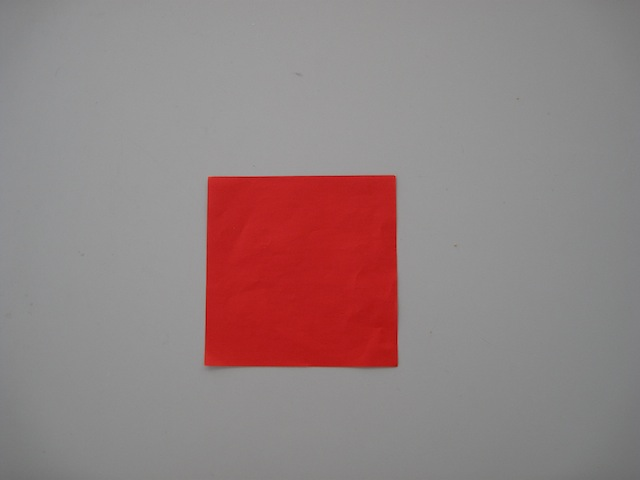
//> input picture src/04/cls/01/assets/red_rectangle.jpg, 640 x 480 px
$ ./main   (built with g++ and OpenCV 4)
//> lines starting //> are read from the running program, lines starting //| are printed output that depends on the picture
#include <fstream>
#include <iostream>
#include <opencv2/opencv.hpp>

#define FILE_NAME_INPUT "./assets/red_rectangle.jpg"

void write_csv(const std::string &filename, const std::vector<int> &data)
{
  std::ofstream ofs(filename);
  if (!ofs.is_open())
  {
    fprintf(stderr, "ファイル読み込み失敗\n");
    return;
  }

  for (size_t i = 0; i < data.size(); ++i)
  {
    auto line = std::to_string(i) + "," + std::to_string(data[i]);
    ofs << line << std::endl;
  }
  ofs.close();
}

int main(int argc, char *argv[])
{
  auto input = cv::imread(FILE_NAME_INPUT, cv::IMREAD_GRAYSCALE);
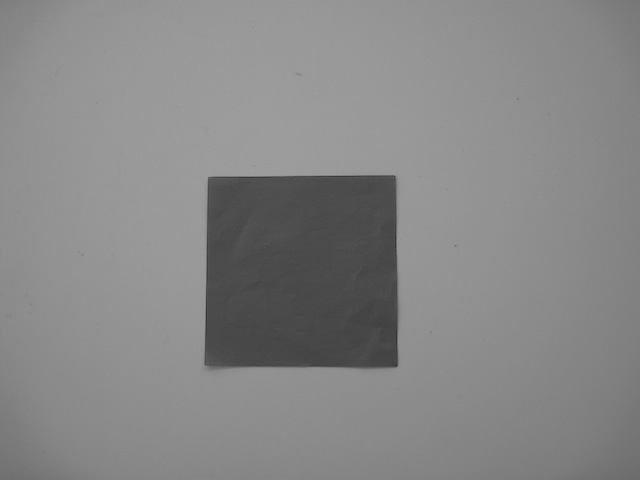
//> input: 480 rows x 640 cols, CV_8UC1; min 49, max 161, mean 134.8

  if (input.empty())
  {
    fprintf(stderr, "読み込み失敗\n");
    return -1;
  }

  std::vector<int> hist(256, 0);
  input.forEach<uchar>([&](uchar &pixel, auto _) -> void {
    auto idx = static_cast<int>(pixel);
    hist[idx]++;
  });
//> hist = 256 values, max 12303 at index 150, min 0 at index 0, mean 1200

  for (int idx = 0; idx < hist.size(); idx++)
  {
    printf("%d\t%d\n", idx, hist[idx]);
  }
//> this loop made 256 passes
//| 0	0
//| 1	0
//| 2	0
//| 3	0
//| 4	0
//| 5	0
//| 6	0
//| 7	0
//> (output is shown up to pass 8 of 256)

  write_csv("out/hist.csv", hist);
//> the loop in write_csv, `for (size_t i = 0; i < data.size(); ++i)` made 256 passes
//> line on passes 1 to 3: "0,0", "1,0", "2,0"

  return 0;
}
